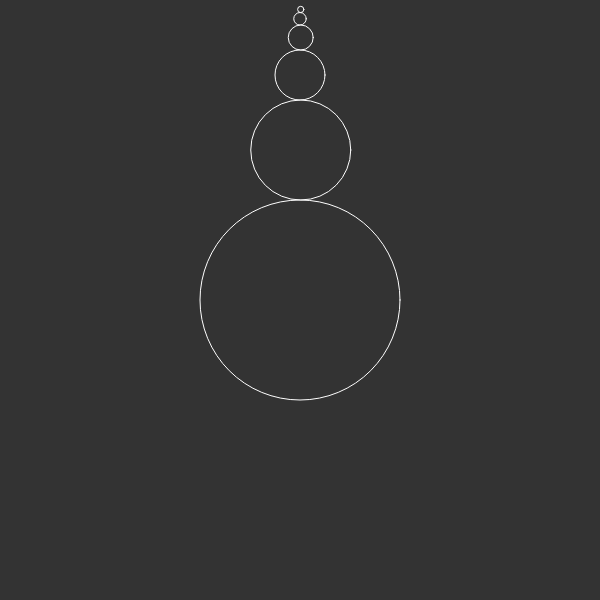
Frame 1 (no input)
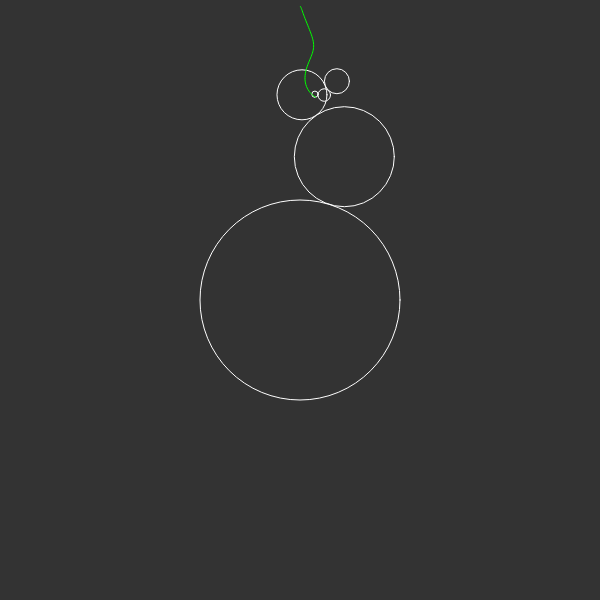
Frame 60 (no input)
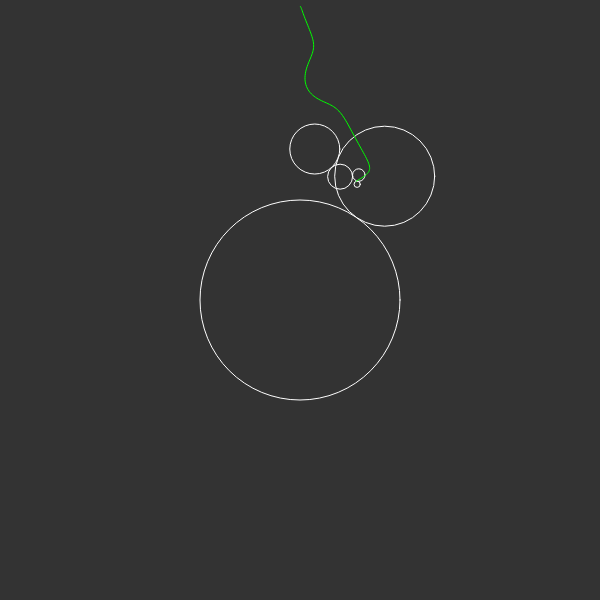
Frame 120 (the mouse pressed at the canvas centre since frame 60)

The p5.js sketch that drew these frames (run headless with seeded random() and noise() and a simulated clock; from frame 60 on, the mouse is pressed at the canvas centre):

// p5.js sketch
// ── sketch.js
var circle;
var path = [];
var k = -2; // TODO: Slider for k
var inc = 0.005; // maybe relate the increment to k and the number of children
var children = 5;

var onlyPath = false;
var onlyPathCheckbox;

var drawVertex = true;
var drawVertexCheckbox;


function setup() {
	createCanvas(600, 600);
	
	onlyPathCheckbox = createCheckbox("Show Circles",true); // Initialize checkboxes
	onlyPathCheckbox.position(width+10, 10);
	onlyPathCheckbox.changed(function() {
		onlyPath = !onlyPath;
	});
	
	drawVertexCheckbox = createCheckbox("Show as Path",true);
	drawVertexCheckbox.position(width+10, 30);
	drawVertexCheckbox.changed(function() {
		drawVertex = !drawVertex;
	});
	
	circle = new Circle(100, createVector(width/2,height/2), inc);
	for (var i = 0; i < children; i++) { // append ____ children to inital Circle
		circle.addChildren();
	}
}

function draw() {	
	background(51);
	circle.rotate(); // updates all circles (mind the recursion in the function)
	circle.show();
	
	if(drawVertex) { // draw path as verticies
		noFill();
		beginShape();
		path.forEach(function(a) {
			stroke(0,255,0);
			vertex(a.x, a.y);
		});
		endShape();
	} else { // draw path as individual points
		path.forEach(function(a) {
			stroke(0,255,0);	
			point(a.x, a.y);
		});
	}
	
	while (path.length > 5000) { // improve perfomance by deleting previous points of path
		path.splice(0,1); // Should maybe check, if it returned to it origin until it starts splicing
	}
}
// ── circle.js
function Circle (r, p, s) {
	this.radius = r; 	// radius decreases by half each children 
						// could be a global variable or dependend on number of parents for better effects
	this.children = undefined;
	this.middle = p; 	// Middle point of the circle
						// Middle point of the first circle is at (width/2, height/2);
	this.point = createVector(0, 0);
						// The point where the child-Circle is touching the parent
	this.angle = -PI/2; // Starting angle is on top
	this.speed = s;
	
	this.rotate = function () {
		this.angle += this.speed;
		var x = this.middle.x + this.radius * cos(this.angle);
		var y = this.middle.y + this.radius * sin(this.angle);
		this.point = createVector(x,y); // evaluate new touching point
		
		if (this.children !== undefined) { // if circle has child, update middle point of child
			this.children.middle = this.point;
			this.children.middle.x += this.children.radius * cos(this.angle);
			this.children.middle.y += this.children.radius * sin(this.angle);
			this.children.rotate(); // recursion until the circles have no children left
		}
	}
	this.addChildren = function() { // add a new children
		if (this.children !== undefined) { // if it already has one, recurse
			this.children.addChildren();
		} else { // otherwise create new
			this.children = new Circle(this.radius/2, createVector(this.point.x, this.point.y-this.radius), k * this.speed);
		}
	}
	
	this.show = function () {
		if (this.children !== undefined) { // recursion to show all childran
			this.children.show();
		} else { // if no children, last circle should draw the path/line
			path.push(this.point);
		}
		if (!onlyPath) { // show all circles, if checkbox is unchecked
			stroke(255);
			noFill();
			ellipse(this.middle.x, this.middle.y, this.radius*2, this.radius*2);
		}
	}
}
